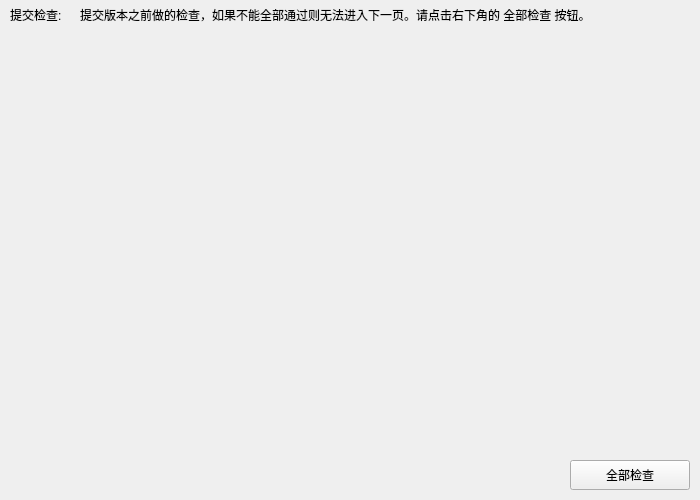
<?xml version="1.0" encoding="UTF-8"?>
<ui version="4.0">
 <class>Form</class>
 <widget class="QWidget" name="Form">
  <property name="geometry">
   <rect>
    <x>0</x>
    <y>0</y>
    <width>700</width>
    <height>500</height>
   </rect>
  </property>
  <property name="windowTitle">
   <string>Form</string>
  </property>
  <widget class="QLabel" name="label_title">
   <property name="geometry">
    <rect>
     <x>10</x>
     <y>0</y>
     <width>70</width>
     <height>30</height>
    </rect>
   </property>
   <property name="text">
    <string>提交检查:</string>
   </property>
  </widget>
  <widget class="QLabel" name="label_description">
   <property name="geometry">
    <rect>
     <x>80</x>
     <y>0</y>
     <width>610</width>
     <height>30</height>
    </rect>
   </property>
   <property name="text">
    <string>&lt;html&gt;&lt;head/&gt;&lt;body&gt;&lt;p&gt;提交版本之前做的检查，如果不能全部通过则无法进入下一页。请点击右下角的 全部检查 按钮。&lt;/p&gt;&lt;/body&gt;&lt;/html&gt;</string>
   </property>
  </widget>
  <widget class="QPushButton" name="pushButton_check">
   <property name="geometry">
    <rect>
     <x>570</x>
     <y>460</y>
     <width>120</width>
     <height>30</height>
    </rect>
   </property>
   <property name="text">
    <string>全部检查</string>
   </property>
  </widget>
 </widget>
 <resources/>
 <connections/>
</ui>
